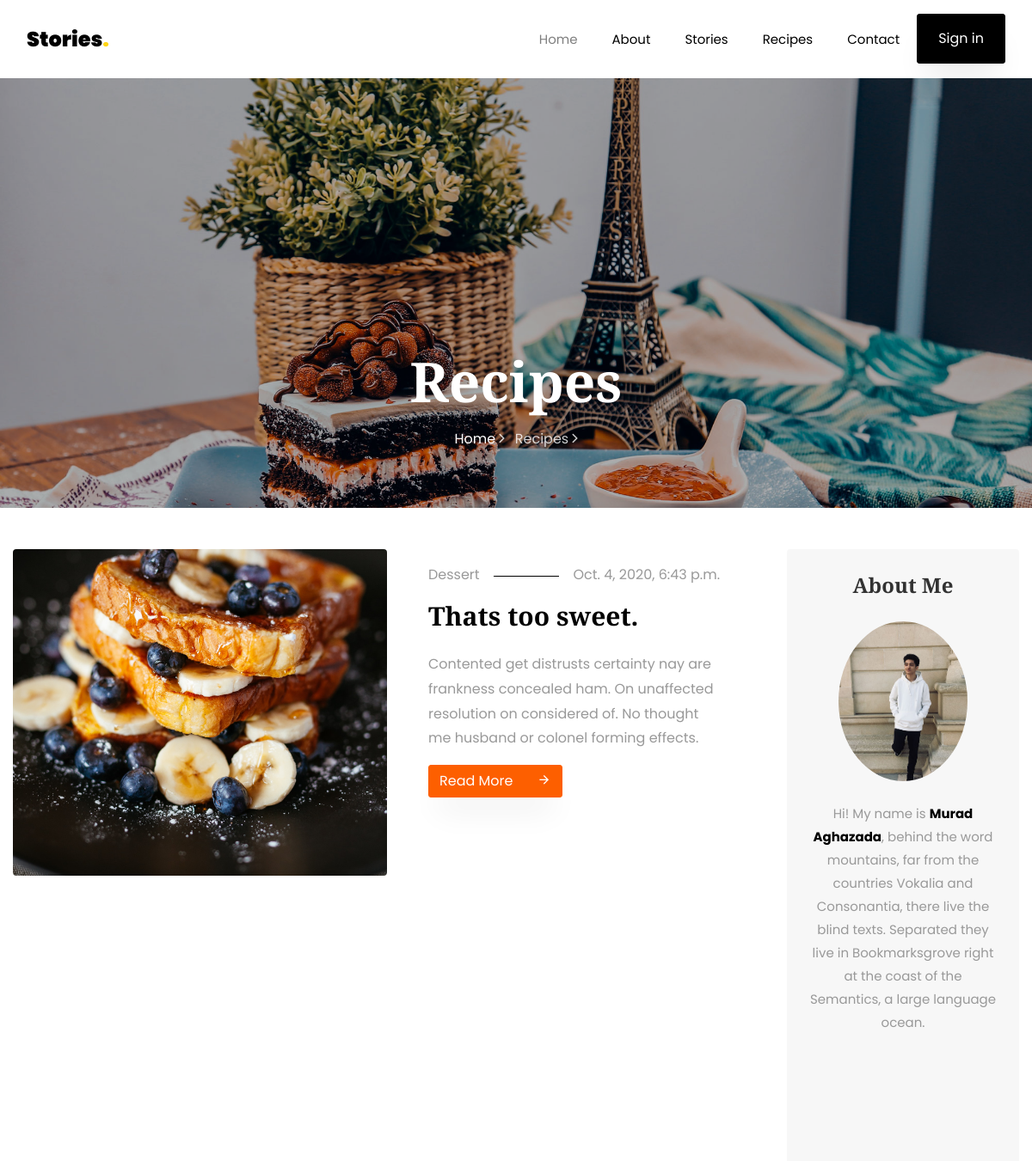
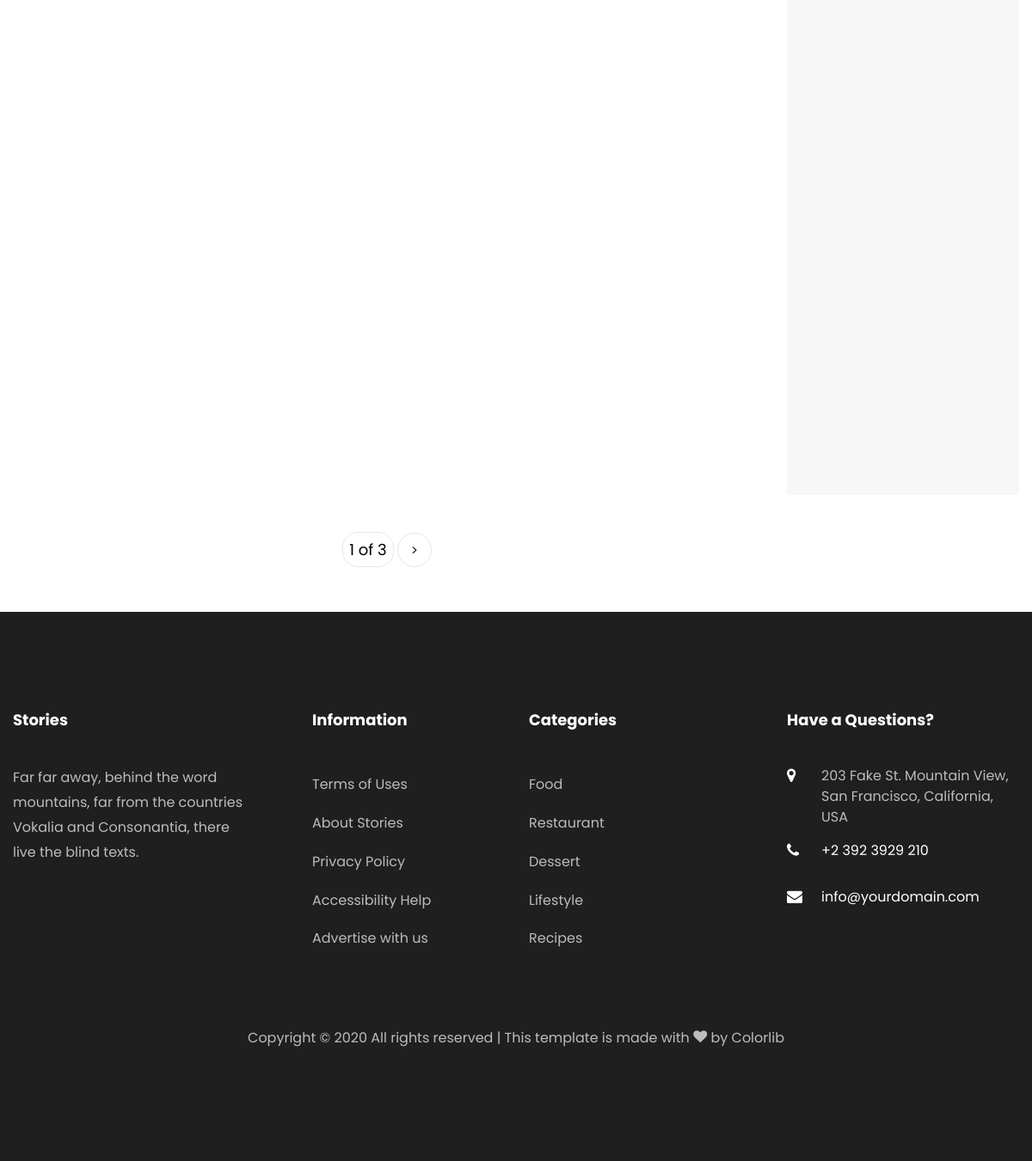
Page /recipes on the committed database (2 pictures, top to bottom).
### inventory/models.py (models this page shows, shortened)
class Recipe(models.Model):
    title = models.CharField(max_length=200)
    description = models.TextField(max_length=500)
    text = models.TextField(max_length=3000)
    picture = models.ImageField(upload_to='images')
    added_at = models.DateTimeField(auto_now_add=True)
    updated_at = models.DateTimeField(auto_now=True)
    author = models.ForeignKey(User, on_delete=models.CASCADE, db_index=True, related_name='recipe')
    category = models.ForeignKey('Category', on_delete=models.CASCADE, db_index=True, related_name='recipe')
    class Meta:
        verbose_name = 'Recipe'
        verbose_name_plural = 'Recipes'

class Category(models.Model):
    tagname = models.CharField(max_length=80)
    added_at = models.DateTimeField(auto_now_add=True)
    updated_at = models.DateTimeField(auto_now=True)
    class Meta:
        verbose_name = 'Category'
        verbose_name_plural = 'Categories'

class User(AbstractUser):
    GENDER_CHOICES = (
    ("Male", ("Male")),
    ("Female", ("Female"))
)
    bio = models.TextField(max_length=1000, blank=True)
    profile_pic = models.ImageField(upload_to='images')
    gender = models.CharField(choices=GENDER_CHOICES, max_length=6)
    class Meta:
        verbose_name = 'User'
        verbose_name_plural = 'Users'

### inventory/views.py (the view)
# urls.py: path('recipes', views.RecipeView.as_view(), name='recipe-list'),
class RecipeView(ListView):
    model = Recipe
    context_object_name = 'recipe_list'
    queryset = Recipe.objects.order_by('-id')
    template_name = 'recipes.html'
    paginate_by = 3
    def get_context_data(self, **kwargs):
        context = super().get_context_data(**kwargs)
        context['author'] = User.objects.first()
        return context

### inventory/templates/recipes.html (shortened to what this page needs)
{% extends 'base.html' %}
{% load static %}
{% block content %}
<section class="hero-wrap hero-wrap-2" style="background-image: url({% static 'images/bg_4.jpg' %});">
    <div class="overlay"></div>
    <div class="container">
        <div class="row no-gutters slider-text align-items-end justify-content-center">
            <div class="col-md-9 ftco-animate pb-5 text-center">
                <h1 class="mb-3 bread">Recipes</h1>
                <p class="breadcrumbs"><span class="mr-2"><a href="index.html">Home <i
                        class="ion-ios-arrow-forward"></i></a></span> <span>Recipes <i
                        class="ion-ios-arrow-forward"></i></span></p>
            </div>
        </div>
    </div>
</section>
<section class="ftco-section">
    <div class="container">
        <div class="row">
            <div class="col-lg-9">
                <div class="row">
                    {% for recipe in recipe_list %}
                    <div class="col-md-6 col-lg-12 ftco-animate">
                        <div class="blog-entry d-lg-flex">
                            <div class="half">
                                <a href="{% url 'inventory:recipe' recipe.pk %}" class="img d-flex align-items-end"
                                   style="background-image: url({{ recipe.picture.url }});">
                                </a>
                            </div>
                            <div class="text px-md-4 px-lg-5 half pt-3">
                                <p class="meta d-flex"><span class="pr-3">{{ recipe.category.tagname }}</span><span class="ml-auto pl-3">{{ recipe.added_at }}</span>
                                </p>
                                <h3><a href="{% url 'inventory:recipe' recipe.pk %}">{{ recipe.title }}</a></h3>
                                <p>{{ recipe.description }}</p>
                                <p class="mb-0"><a href="{% url 'inventory:recipe' recipe.pk %}" class="btn btn-primary">Read More <span
                                        class="icon-arrow_forward ml-4"></span></a></p>
                            </div>
                        </div>
                    </div>
                    {% endfor %}
                </div>
                <div class="row mt-5">
                    <div class="col text-center">
                        {% if is_paginated %}
                        <div class="block-27">
                            <ul>
                                <span style="color: black; background-color: white; font-size: 18px; border-radius: 18px; padding: 7px; border: 1px solid #e6e6e6;">{{ page_obj.number }} of {{ page_obj.paginator.num_pages }}</span>
                                {% if page_obj.has_next %}
                                <li><a href="/recipes?page={{ page_obj.next_page_number }}">&gt;</a></li>
                                {% endif %}
                            </ul>
                        </div>
                        {% endif %}
                    </div>
                </div>
            </div>
            <div class="col-lg-3">
                <div class="sidebar-wrap">
                    <div class="sidebar-box p-4 about text-center ftco-animate">
                        <h2 class="heading mb-4">About Me</h2>
                        <img src="{{ author.profile_pic.url }}" class="img-fluid" alt="Colorlib Template">
                        <div class="text pt-4">
                            <p>Hi! My name is <strong>{{ author.first_name }} {{ author.last_name }}</strong>, behind the word mountains, far from the
                                countries Vokalia and Consonantia, there live the blind texts. Separated they live in
                                Bookmarksgrove right at the coast of the Semantics, a large language ocean.</p>
                        </div>
                    </div>
                </div>
            </div>
        </div>
    </div>
</section>
{% endblock %}

### inventory/templates/base.html (shortened to what this page needs)
{% load static %}
<!DOCTYPE html>
<html lang="en">
<head>
    <link rel="stylesheet" href="{% static 'css/open-iconic-bootstrap.min.css'%}">
    <link rel="stylesheet" href="{% static 'css/animate.css' %}">
    <link rel="stylesheet" href="{% static 'css/owl.carousel.min.css' %}">
    <link rel="stylesheet" href="{% static 'css/owl.theme.default.min.css' %}">
    <link rel="stylesheet" href="{% static 'css/magnific-popup.css' %}">
    <link rel="stylesheet" href="{% static 'css/aos.css' %}">
    <link rel="stylesheet" href="{% static 'css/ionicons.min.css' %}">
    <link rel="stylesheet" href="{% static 'css/flaticon.css' %}">
    <link rel="stylesheet" href="{% static 'css/icomoon.css' %}">
    <link rel="stylesheet" href="{% static 'css/style.css' %}">
    <link rel="stylesheet" href="{% static 'css/custom.css' %}">
</head>
<body>
{% block header %}
{% include 'header.html' %}
{% endblock %}
{% block content %}
{% endblock %}
{% block footer %}
{% include 'footer.html' %}
{% endblock %}
</body>
</html>

### inventory/templates/header.html (shortened to what this page needs)
<nav class="navbar navbar-expand-lg navbar-dark bg-dark ftco-navbar-light" id="ftco-navbar">
    <div class="container">
        <a class="navbar-brand" href="index.html">Stories<span>.</span></a>
        <div class="collapse navbar-collapse" id="ftco-nav">
            <ul class="navbar-nav ml-auto">
                <li class="nav-item active"><a href="/" class="nav-link">Home</a></li>
                    <li class="nav-item"><a href="/about" class="nav-link">About</a></li>
                    <li class="nav-item"><a href="/strories" class="nav-link">Stories</a></li>
                    <li class="nav-item"><a href="/recipes" class="nav-link">Recipes</a></li>
                    <li class="nav-item"><a href="/contact" class="nav-link">Contact</a></li>
                <li><a href="" class="btn btn-black px-3 px-md-4 py-3">Sign in</a></li>
            </ul>
        </div>
    </div>
</nav>

### inventory/templates/footer.html (shortened to what this page needs)
    <footer class="ftco-footer ftco-footer-2 ftco-section">
        <div class="container">
            <div class="row mb-5">
                <div class="col-md">
                    <div class="ftco-footer-widget mb-4">
                        <h2 class="ftco-heading-2">Stories</h2>
                        <p>Far far away, behind the word mountains, far from the countries Vokalia and Consonantia, there live the blind texts.</p>
                        <ul class="ftco-footer-social list-unstyled float-md-left float-lft mt-5">
                        </ul>
                    </div>
                </div>
                <div class="col-md">
                    <div class="ftco-footer-widget mb-4 ml-md-5">
                        <h2 class="ftco-heading-2">Information</h2>
                        <ul class="list-unstyled">
                            <li><a href="#" class="py-2 d-block">Terms of Uses</a></li>
                            <li><a href="#" class="py-2 d-block">About Stories</a></li>
                            <li><a href="#" class="py-2 d-block">Privacy Policy</a></li>
                            <li><a href="#" class="py-2 d-block">Accessibility Help</a></li>
                            <li><a href="#" class="py-2 d-block">Advertise with us</a></li>
                        </ul>
                    </div>
                </div>
                <div class="col-md">
                    <div class="ftco-footer-widget mb-4">
                        <h2 class="ftco-heading-2">Categories</h2>
                        <ul class="list-unstyled">
                            <li><a href="#" class="py-2 d-block">Food</a></li>
                            <li><a href="#" class="py-2 d-block">Restaurant</a></li>
                            <li><a href="#" class="py-2 d-block">Dessert</a></li>
                            <li><a href="#" class="py-2 d-block">Lifestyle</a></li>
                            <li><a href="#" class="py-2 d-block">Recipes</a></li>
                        </ul>
                    </div>
                </div>
                <div class="col-md">
                    <div class="ftco-footer-widget mb-4">
                        <h2 class="ftco-heading-2">Have a Questions?</h2>
                        <div class="block-23 mb-3">
                            <ul>
                                <li><span class="icon icon-map-marker"></span><span class="text">203 Fake St. Mountain View, San Francisco, California, USA</span>
                                </li>
                                <li><a href="#"><span class="icon icon-phone"></span><span
                                    class="text">+2 392 3929 210</span></a></li>
                                <li><a href="#"><span class="icon icon-envelope"></span><span class="text">info@yourdomain.com</span></a>
                                </li>
                            </ul>
                        </div>
                    </div>
                </div>
            </div>
            <div class="row">
                <div class="col-md-12 text-center">
                    <p>
                        Copyright &copy;
                        All rights reserved | This template is made with <i class="icon-heart color-danger" aria-hidden="true"></i> by <a href="https://colorlib.com" target="_blank">Colorlib</a>
                    </p>
                </div>
            </div>
        </div>
    </footer>

### static/css/icomoon.css (style rules this page uses)
[class^="icon-"], [class*=" icon-"] { font-family: 'icomoon' !important; speak: none; font-style: normal; font-weight: normal; font-variant: normal; text-transform: none; line-height: 1; -webkit-font-smoothing: antialiased; -moz-osx-font-smoothing: grayscale; }
.icon-heart:before { content: "\f004"; }
.icon-map-marker:before { content: "\f041"; }
.icon-phone:before { content: "\f095"; }
.icon-envelope:before { content: "\f0e0"; }
.icon-arrow_forward:before { content: "\e5c8"; }

### rows in the picture
Recipe: picture (picture), category.tagname "Dessert", added_at "Oct. 4, 2020, 6:43 p.m.", title "Thats too sweet.", description "Contented get distrusts certainty nay are frankness concealed ham. On unaffected resolution on considered of. No thought me husband or colonel forming effects."
User: profile_pic (picture), first_name "Murad", last_name "Aghazada"

### other values in the picture
{{ page_obj.number }} "1"
{{ page_obj.paginator.num_pages }} "3"
